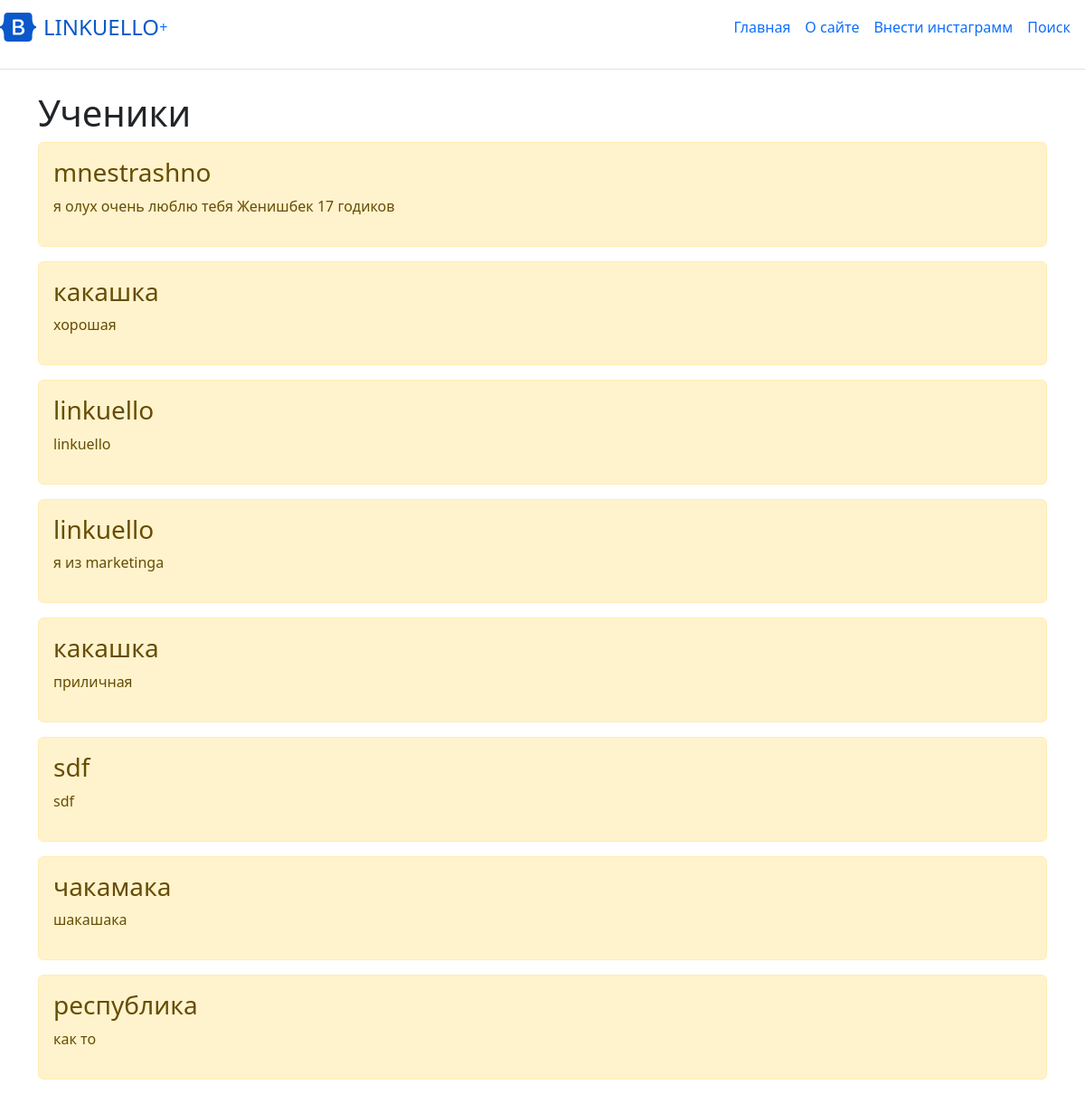
The page / on the database its author committed.
### main/models.py (models this page shows, shortened)
class Task(models.Model):
    title = models.CharField('Название', max_length=60)
    task = models.TextField('Описание')
    class Meta:
        verbose_name = 'задача'
        verbose_name_plural = 'задачи'

### main/views.py (the view)
# urls.py: path('', views.index, name='home'),
def index(request):
    tasks = Task.objects.order_by('-id')
    return render(request, 'main/index.html', {'title': 'Главная страница сайта', 'tasks': tasks})

### main/templates/main/index.html (shortened to what this page needs)
{% extends 'main/base.html' %}
{% block content %}
  <h1>Ученики</h1>
    {% if tasks %}
    {% for el in tasks %}
      <div class="alert alert-warning mt-2">
          <h3>{{ el.title }}</h3>
          <p>{{ el.task }}</p>
      </div>
      {% load static %}
      <link rel="stylesheet" href="{% static 'main/base.html/style.css' %}">
    {% endfor %}
{% else %}
    <p>У нас нет записей!</p>
{% endif %}
{% endblock %}

### main/templates/main/base.html (shortened to what this page needs)
<!doctype html>
<html lang="en">
<head>
    <link rel="stylesheet" href="https://cdn.jsdelivr.net/npm/bootstrap@5.2.3/dist/css/bootstrap.min.css">
</head>
<body>
<div class="d-flex flex-column flex-md-row align-items-center pb-3 mb-4 border-bottom">
      <a href="/" class="d-flex align-items-center link-body-emphasis text-decoration-none">
        <span class="fs-4">LINKUELLO</span>
        <a class="me-3 py-2 link-body-emphasis text-decoration-none" href="{% url 'home' %}">+
      </a>
      <nav class="d-inline-flex mt-2 mt-md-0 ms-md-auto">
            <a class="me-3 py-2 link-body-emphasis text-decoration-none" href="{% url 'home' %}">Главная</a>
            <a class="me-3 py-2 link-body-emphasis text-decoration-none" href="{% url 'about' %}">О сайте</a>
            <a class="me-3 py-2 link-body-emphasis text-decoration-none" href="{% url 'create' %}">Внести инстаграмм</a>
            <a class="me-3 py-2 link-body-emphasis text-decoration-none" href="{% url 'search' %}">Поиск</a>
      </nav>
</div>
 <div class="container">
     {% block content %}
     {% endblock %}
 </div>
</body>
</html>

### rows shown on the page
Task: title "mnestrashno", task "я олух очень люблю тебя Женишбек 17 годиков"
Task: title "какашка", task "хорошая"
Task: title "linkuello", task "linkuello"
Task: title "linkuello", task "я из marketinga"
Task: title "какашка", task "приличная"
Task: title "sdf", task "sdf"
Task: title "чакамака", task "шакашака"
Task: title "республика", task "как то"
